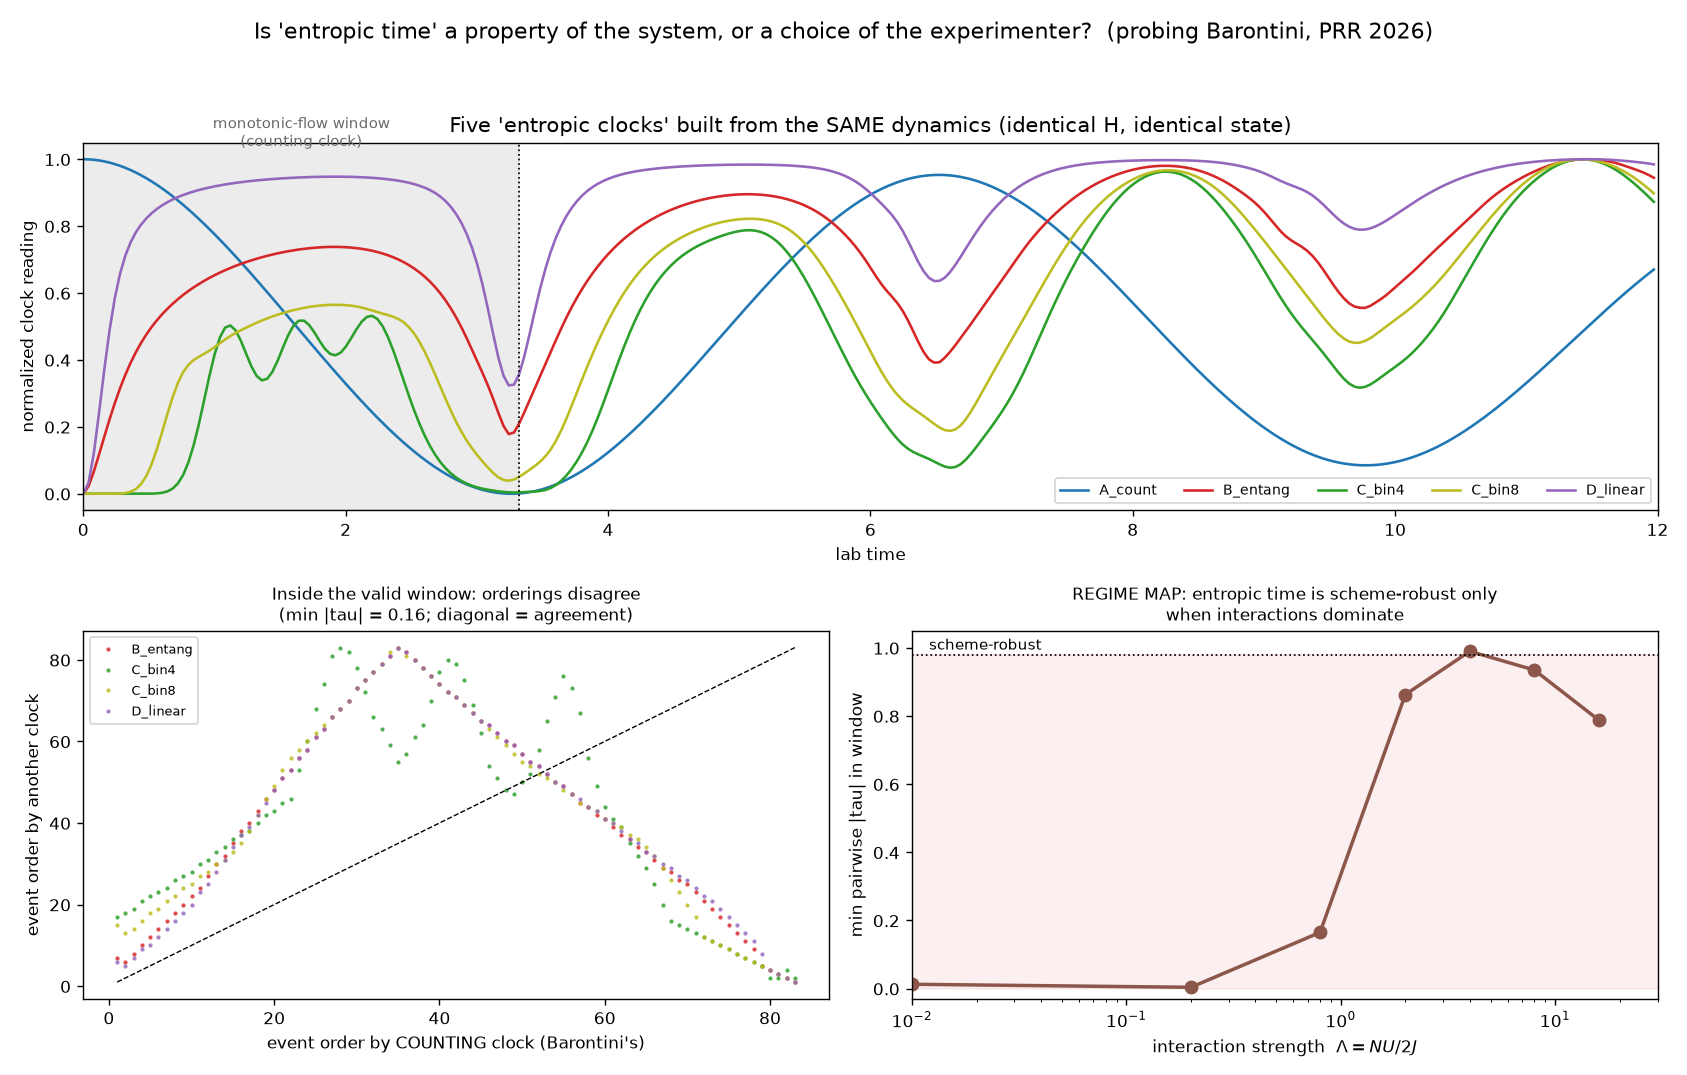

Here is the Python script that generated this plot:
"""
BRIDGE ASK (round 7-ish, 2026-07-xx) — is "entropic time" a coarse-graining choice?

Target: Barontini, "Testing the problem of time with cold atoms"
(arXiv:2509.07745, Phys. Rev. Research 8, L022047 (2026)). A BEC in a trap split
by an optical barrier into observed (bright) / unobserved (dark) sectors; an
"entropic time" is built from a coarse-grained entropy of the observed sector and
shown to order events across expansion/recollapse cycles. Operationally the
entropy reduces to the bright-sector atom number (entropy-per-particle ~ 1), so
the clock counts atoms that have tunnelled across.

M2-species question (definitional robustness): coarse-graining is a SCHEME CHOICE.
Does the constructed entropic time depend on which coarse-graining you pick? If
2-3 legitimately different coarse-grainings of the SAME dynamics order the same
events identically -> entropic time is scheme-robust (strengthens the paper). If
they diverge -> "time" here is partly the experimenter's choice (a novel critique).

Model (exact, faithful to the split-BEC): two-mode Bose-Hubbard, N atoms,
    H = -J (aL^ aR + aR^ aL) + (U/2)[nL(nL-1) + nR(nR-1)] + eps (nL - nR)/2
time-INDEPENDENT. Hilbert space = {|nL, N-nL>}, dim N+1 (exact diagonalization).
Start all atoms in the bright well |N,0> and let them tunnel. Reduced state of the
bright mode is diagonal in Fock number (each nL pairs with a unique nR=N-nL), so
the bright<->dark entanglement entropy = Shannon entropy of P(nL) exactly.

Four legitimately different coarse-grained entropies of the observed sector:
  A  count   : S_A = <nL>   (Barontini's operational clock: extensive, ~ atom number)
  B  entang  : S_B = -sum P(n) ln P(n)   (full number-distribution / entanglement entropy)
  C  binned  : S_C = -sum_b Q_b ln Q_b, Q_b = coarse bins of nL (an explicit
               coarse-graining; we test B_bins = 4 and 8)
  D  linear  : S_D = 1 - sum P(n)^2   (linear/collision entropy)

"Entropic time" orders events by the value of its entropy. Two schemes order the
SAME events identically iff their entropies are monotonically related over the
run -> measured by Kendall tau (tau=+1 identical order, -1 reversed, 0 unrelated).
We report tau over the full run AND within the first monotonic-flow segment (the
regime where the paper's clock is well-defined), plus turning-point alignment.
"""
import json
import numpy as np
from scipy.stats import kendalltau

# ---------------- exact two-mode Bose-Hubbard ----------------
N = 40
J, U, eps = 0.5, 0.02, 0.0                       # Josephson regime (Lambda=NU/2J=0.8)
n = np.arange(N + 1)                              # nL = 0..N
Hd = (U/2)*(n*(n-1) + (N-n)*(N-n-1)) + eps*(n - (N-n))/2
off = -J*np.sqrt((n[:-1]+1)*(N - n[:-1]))        # <nL+1| a_L^ a_R |nL>
H = np.diag(Hd) + np.diag(off, 1) + np.diag(off, -1)
E, V = np.linalg.eigh(H)

psi0 = np.zeros(N + 1); psi0[N] = 1.0            # all atoms in the bright well
c = V.T @ psi0

T, K = 40.0, 1000
ts = np.linspace(0, T, K)
P = np.empty((K, N + 1))
for i, t in enumerate(ts):
    amp = V @ (c*np.exp(-1j*E*t))
    P[i] = np.abs(amp)**2

# ---------------- the four coarse-grained entropies ----------------
def shannon(p):
    p = p[p > 1e-15]
    return float(-(p*np.log(p)).sum())

def binned(p, B):
    edges = np.linspace(0, N + 1, B + 1)
    Q = np.array([p[int(edges[b]):int(edges[b+1])].sum() for b in range(B)])
    return shannon(Q)

S = {
    "A_count":   P @ n,                                   # <nL>
    "B_entang":  np.array([shannon(P[i]) for i in range(K)]),
    "C_bin4":    np.array([binned(P[i], 4) for i in range(K)]),
    "C_bin8":    np.array([binned(P[i], 8) for i in range(K)]),
    "D_linear":  1 - (P**2).sum(1),
}
names = list(S)

# ---------------- monotonic-flow window (paper's domain of validity) ----------
# first segment where the counting clock flows one way (bright well depletes)
nb = S["A_count"]
dn = np.sign(np.diff(nb))
first_turn = int(np.argmax(dn != dn[0])) + 1 if np.any(dn != dn[0]) else K-1
mono = slice(0, first_turn)
print(f"model: N={N}, J={J}, U={U} (Lambda=NU/2J={N*U/(2*J):.2f}); "
      f"first turning point at lab-time t={ts[first_turn]:.2f} (index {first_turn}/{K})")

# ---------------- Kendall tau: do the schemes order events identically? -------
# ORIENTATION IS A CONVENTION (a clock running backwards is the same clock), so
# the fair measure of "do these two order events identically" is |tau|:
#   |tau| = 1  -> perfectly monotonically related -> SAME ordering of events
#   |tau| < 1  -> the pair disagrees about which event came first, somewhere.
def tau_matrix(idx):
    M = np.zeros((len(names), len(names)))
    for a in range(len(names)):
        for b in range(len(names)):
            M[a, b] = abs(kendalltau(S[names[a]][idx], S[names[b]][idx])[0])
    return M

full = tau_matrix(slice(0, K))
monm = tau_matrix(mono)

def show(M, title):
    print(f"\n{title}")
    print("            " + "".join(f"{nm[:8]:>10}" for nm in names))
    for a, nm in enumerate(names):
        print(f"{nm:>11} " + "".join(f"{M[a,b]:10.3f}" for b in range(len(names))))

show(monm, "|Kendall tau| WITHIN the monotonic-flow window (paper's valid regime):")
show(full, "|Kendall tau| over the FULL run (incl. expansion/recollapse cycles):")

# ---------------- how often does each clock stop / reverse? ------------------
# quantifies the paper's own caveat ("not well defined when there is no entropy
# flow"): a clock that turns around cannot globally order events.
def turns(x):
    d = np.diff(x)
    idx = np.where(np.sign(d[:-1]) != np.sign(d[1:]))[0] + 1
    return ts[idx]

print("\nturning points (lab-time) — where each clock stops and runs backwards:")
tp = {}
for nm in names:
    t_ = turns(S[nm])
    tp[nm] = t_.tolist()
    print(f"  {nm:>10}: {len(t_):3d} reversals in T={T:g};  first six: {np.round(t_[:6], 2)}")

# ---------------- parameter robustness: is the disagreement generic? ---------
def min_offdiag_tau(Jx, Ux, window_only=True):
    Hd_ = (Ux/2)*(n*(n-1) + (N-n)*(N-n-1))
    off_ = -Jx*np.sqrt((n[:-1]+1)*(N - n[:-1]))
    H_ = np.diag(Hd_) + np.diag(off_, 1) + np.diag(off_, -1)
    E_, V_ = np.linalg.eigh(H_)
    c_ = V_.T @ psi0
    P_ = np.empty((K, N+1))
    for i, t in enumerate(ts):
        a_ = V_ @ (c_*np.exp(-1j*E_*t)); P_[i] = np.abs(a_)**2
    s_ = {"A_count": P_ @ n,
          "B_entang": np.array([shannon(P_[i]) for i in range(K)]),
          "C_bin4": np.array([binned(P_[i], 4) for i in range(K)]),
          "D_linear": 1 - (P_**2).sum(1)}
    nbx = s_["A_count"]; dnx = np.sign(np.diff(nbx))
    ft = int(np.argmax(dnx != dnx[0])) + 1 if np.any(dnx != dnx[0]) else K-1
    idx = slice(0, ft) if window_only else slice(0, K)
    ks = list(s_)
    return min(abs(kendalltau(s_[a][idx], s_[b][idx])[0])
               for a in ks for b in ks if a != b), ts[ft]

print("\nparameter scan (is the divergence generic, or a fluke of one setting?):")
scan = []
for Jx, Ux in [(0.5, 0.0), (0.5, 0.02), (0.5, 0.2), (0.2, 0.02), (1.0, 0.05)]:
    mt, ft = min_offdiag_tau(Jx, Ux)
    lam = N*Ux/(2*Jx)
    scan.append({"J": Jx, "U": Ux, "Lambda": round(lam, 3),
                 "min_abs_tau_window": round(float(mt), 4),
                 "window_end_lab_time": round(float(ft), 3)})
    print(f"  J={Jx:4.2f} U={Ux:4.2f} (Lambda={lam:5.2f}): "
          f"min|tau| in window = {mt:.3f}   (window ends t={ft:.2f})")

# ---------------- STEELMAN 1: is the disagreement macroscopic or fine-grained? --
# A critique is weak if the clocks only disagree about events 0.04 apart in lab
# time (no experiment resolves that). Test: keep only events separated by dt, and
# smooth each clock over that same scale (finite experimental resolution), then
# re-score. Report the separation at which orderings actually reconcile.
def coarse_agreement(dt_sep, idx=mono):
    step = max(1, int(dt_sep/(ts[1]-ts[0])))
    w = step if step % 2 == 1 else step + 1
    ker = np.ones(w)/w
    out = {}
    for nm in names:
        sm = np.convolve(S[nm], ker, mode="same")
        out[nm] = sm[idx][::step]
    ks = names
    return min(abs(kendalltau(out[a], out[b])[0]) for a in ks for b in ks if a != b), \
           len(out[names[0]])

print("\nSTEELMAN 1 — do the clocks reconcile if we only compare well-separated events?")
print(f"{'dt_sep':>8} {'#events':>8} {'min|tau|':>10}")
steel = []
for dt_sep in [0.05, 0.1, 0.2, 0.4, 0.8, 1.6]:
    mt, ne = coarse_agreement(dt_sep)
    steel.append({"dt_separation": dt_sep, "n_events": ne,
                  "min_abs_tau": round(float(mt), 4)})
    print(f"{dt_sep:8.2f} {ne:8d} {mt:10.3f}")

# ---------------- STEELMAN 2: regime map (where IS the construction safe?) -----
print("\nSTEELMAN 2 — regime map: min|tau| in window vs interaction strength Lambda")
regime = []
for Ux in [0.0, 0.005, 0.02, 0.05, 0.1, 0.2, 0.4]:
    mt, ft = min_offdiag_tau(0.5, Ux)
    regime.append({"Lambda": round(N*Ux/(2*0.5), 3), "U": Ux,
                   "min_abs_tau_window": round(float(mt), 4),
                   "window_end": round(float(ft), 3)})
    print(f"  Lambda={N*Ux/(2*0.5):6.2f}: min|tau| = {mt:.3f}  (window ends t={ft:.2f})")

# ---------------- verdict ----------------
od = lambda M: [M[a, b] for a in range(len(names)) for b in range(len(names)) if a != b]
mono_min, full_min = min(od(monm)), min(od(full))
# same-family control: two distributional entropies (B vs D) should agree if the
# machinery is sound -> isolates "structural disagreement" from "numerical noise"
ctrl = monm[names.index("B_entang"), names.index("D_linear")]
cross = monm[names.index("A_count"), names.index("B_entang")]
print(f"\nVERDICT")
print(f"  same-family control  |tau|(B_entang, D_linear)  = {ctrl:.3f}"
      f"   <- machinery sound if ~1")
print(f"  cross-family         |tau|(A_count,  B_entang)  = {cross:.3f}"
      f"   <- the actual test")
print(f"  min pairwise |tau|, monotonic window = {mono_min:.3f}  "
      f"({'ROBUST' if mono_min > 0.98 else 'SCHEME-DEPENDENT'})")
print(f"  min pairwise |tau|, full run         = {full_min:.3f}  "
      f"({'robust' if full_min > 0.98 else 'SCHEME-DEPENDENT'})")

out = {
    "target": "Barontini arXiv:2509.07745 PRR 8 L022047 (2026), entropic time",
    "question": "does constructed entropic time depend on the coarse-graining choice?",
    "model": {"two_mode_Bose_Hubbard": True, "N": N, "J": J, "U": U, "eps": eps,
              "Lambda_NU_2J": N*U/(2*J), "T": T, "K": K,
              "first_turning_lab_time": round(float(ts[first_turn]), 3)},
    "schemes": names,
    "measure": "|Kendall tau| (orientation of a clock is a convention; |tau|=1 "
               "means the two schemes order all events identically)",
    "abs_kendall_tau_monotonic_window": monm.round(4).tolist(),
    "abs_kendall_tau_full_run": full.round(4).tolist(),
    "clock_reversals": {k: {"count": len(v), "first_six_lab_time":
                            [round(x, 3) for x in v[:6]]} for k, v in tp.items()},
    "parameter_scan": scan,
    "steelman_1_coarse_event_separation": steel,
    "steelman_2_regime_map": regime,
    "verdict": {
        "same_family_control_B_vs_D": round(float(ctrl), 4),
        "cross_family_A_vs_B": round(float(cross), 4),
        "min_abs_tau_monotonic_window": round(float(mono_min), 4),
        "min_abs_tau_full_run": round(float(full_min), 4),
        "reading": "counting/extensive clocks and distributional/entropy clocks "
                   "are different clocks: they disagree on event order even inside "
                   "the window where the counting clock flows monotonically",
    },
}
with open("entropic_time.json", "w") as fh:
    json.dump(out, fh, indent=1)
print("\nsaved -> qsim/entropic_time.json")

# ---------------- figure ----------------
import matplotlib
matplotlib.use("Agg")
import matplotlib.pyplot as plt
fig = plt.figure(figsize=(13.5, 8.6))
gs = fig.add_gridspec(2, 2, height_ratios=[1, 1])
axT = fig.add_subplot(gs[0, :]); axR = fig.add_subplot(gs[1, 0]); axM = fig.add_subplot(gs[1, 1])
norm = lambda x: (x - x.min())/(x.max() - x.min() + 1e-12)
cols = {"A_count": "tab:blue", "B_entang": "tab:red", "C_bin4": "tab:green",
        "C_bin8": "tab:olive", "D_linear": "tab:purple"}
tmax = 12.0
sel = ts <= tmax
for nm in names:
    axT.plot(ts[sel], norm(S[nm])[sel], color=cols[nm], lw=1.5, label=nm)
axT.axvspan(0, ts[first_turn], color="gray", alpha=0.15)
axT.text(ts[first_turn]/2, 1.04, "monotonic-flow window\n(counting clock)", ha="center",
         fontsize=8.5, color="dimgray")
axT.axvline(ts[first_turn], color="k", ls=":", lw=1)
axT.set_xlim(0, tmax); axT.set_xlabel("lab time")
axT.set_ylabel("normalized clock reading")
axT.legend(fontsize=8, ncol=5, loc="lower right")
axT.set_title("Five 'entropic clocks' built from the SAME dynamics (identical H, identical state)")

from scipy.stats import rankdata
rA = rankdata(S["A_count"][mono])
for nm in names[1:]:
    axR.plot(rA, rankdata(S[nm][mono]), ".", ms=3, color=cols[nm], label=nm, alpha=0.7)
axR.plot([1, first_turn], [1, first_turn], "k--", lw=0.8)
axR.set_xlabel("event order by COUNTING clock (Barontini's)")
axR.set_ylabel("event order by another clock")
axR.set_title(f"Inside the valid window: orderings disagree\n(min |tau| = {mono_min:.2f}; "
              f"diagonal = agreement)", fontsize=10)
axR.legend(fontsize=7.5, loc="upper left")

lam = [r["Lambda"] for r in regime]; mt = [r["min_abs_tau_window"] for r in regime]
axM.semilogx(np.maximum(lam, 1e-2), mt, "o-", color="tab:brown", lw=2, ms=7)
axM.axhline(0.98, color="k", ls=":", lw=1)
axM.text(0.012, 0.995, "scheme-robust", fontsize=8.5)
axM.fill_between([1e-2, 1e2], 0, 0.98, color="tab:red", alpha=0.07)
axM.set_xlim(1e-2, 30); axM.set_ylim(-0.03, 1.05)
axM.set_xlabel(r"interaction strength  $\Lambda = NU/2J$")
axM.set_ylabel("min pairwise |tau| in window")
axM.set_title("REGIME MAP: entropic time is scheme-robust only\nwhen interactions dominate",
              fontsize=10)

fig.suptitle("Is 'entropic time' a property of the system, or a choice of the experimenter?  "
             "(probing Barontini, PRR 2026)", fontsize=12.5)
fig.tight_layout(rect=[0, 0, 1, 0.95])
fig.savefig("entropic_time.png", dpi=125)
print("saved -> qsim/entropic_time.png")
